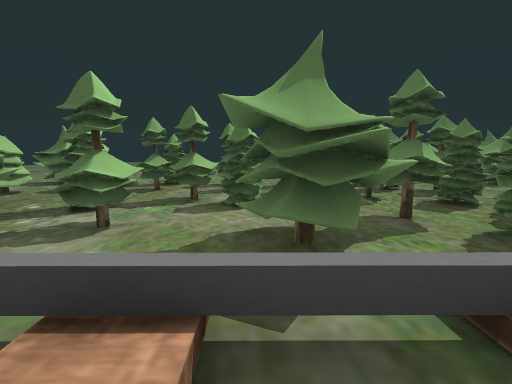
[1] (above)

17 first-person views from a walk through a 3-D level made in the Unity game engine. The camera is 1.3 m above the floor, tilts 8° down and sees 90° across. The floor is counted in squares, 1 m on a side. Each view is taken from the middle of a square. On the plan, view 1 faces up. The plan holds only what a view shows up to about 13 squares ahead; the rest is blank. The place goes on beyond the plan.

[2]
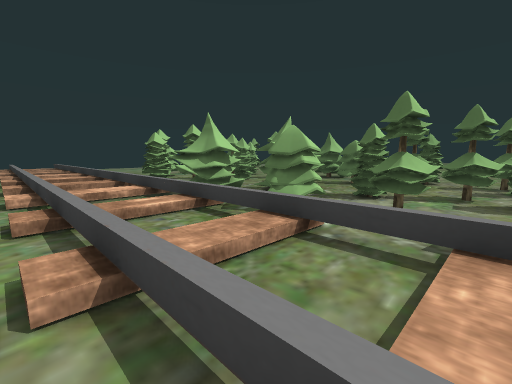

[3]
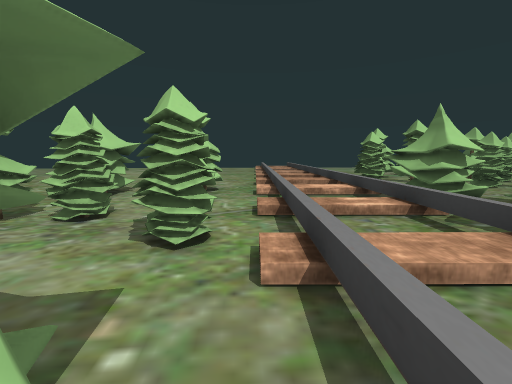

[4]
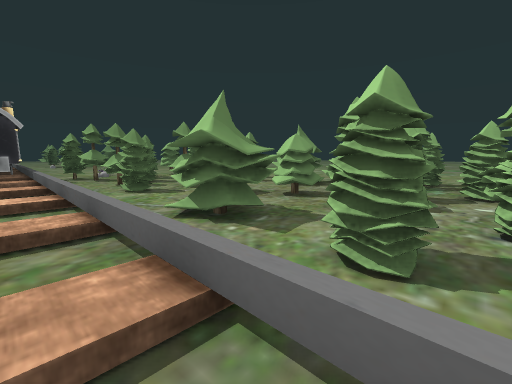

[5]
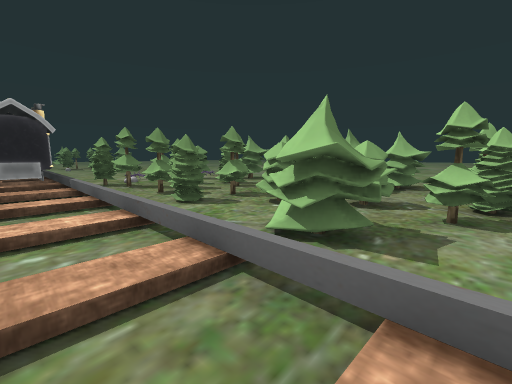

[6]
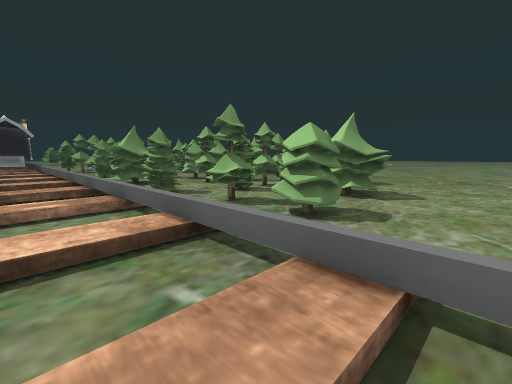

[7]
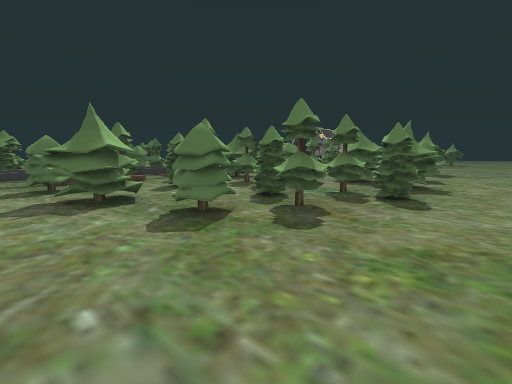

[8]
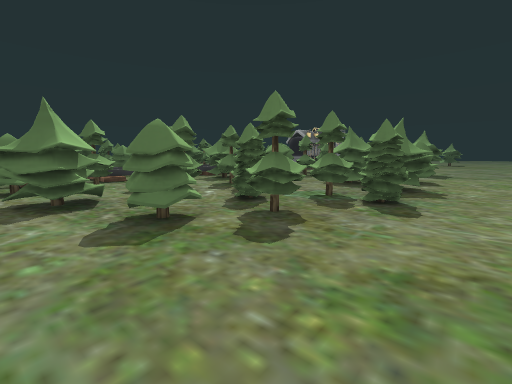

[9]
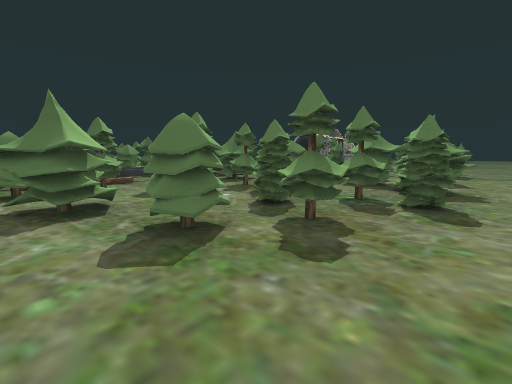

[10]
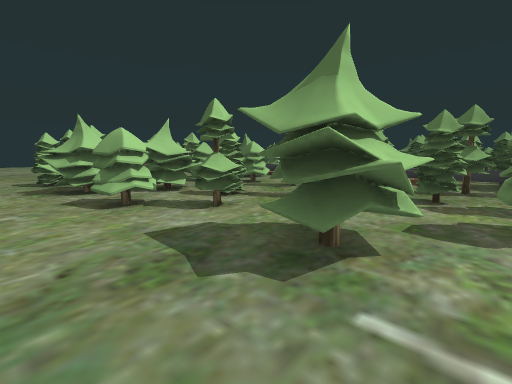

[11]
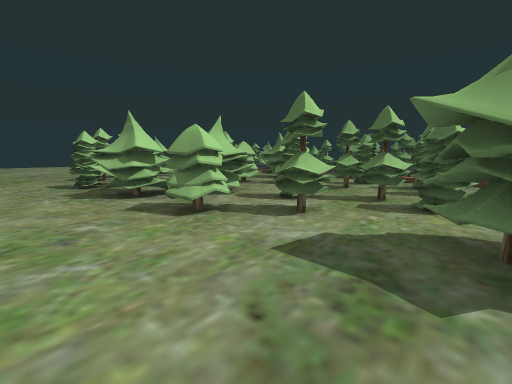

[12]
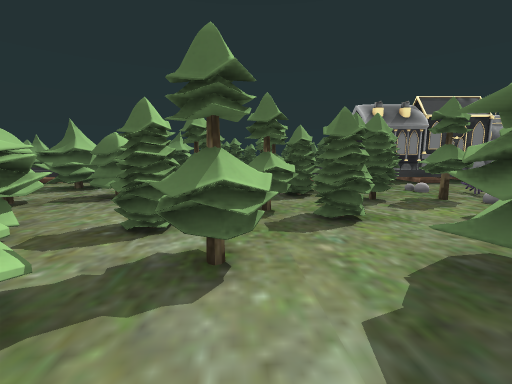

[13]
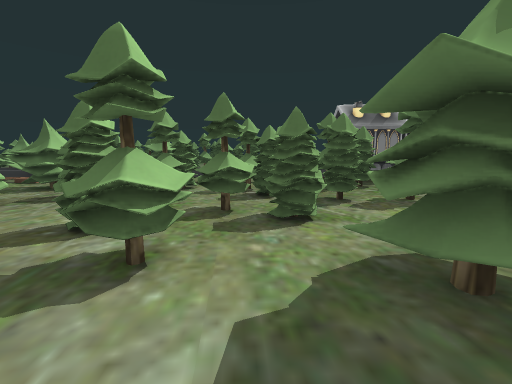

[14]
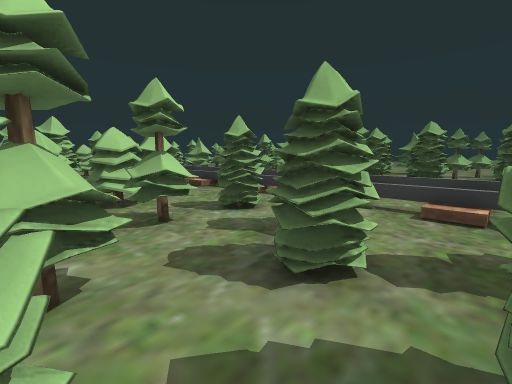

[15]
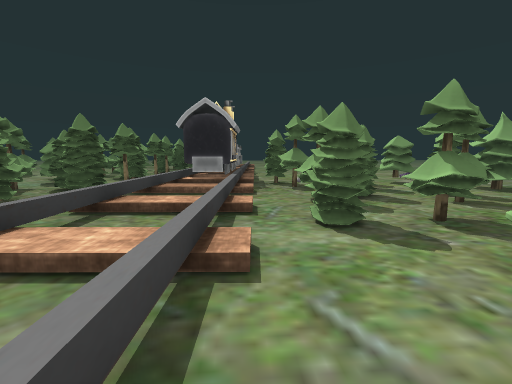

[16]
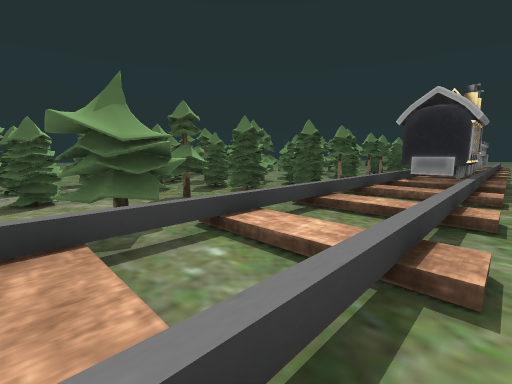

[17]
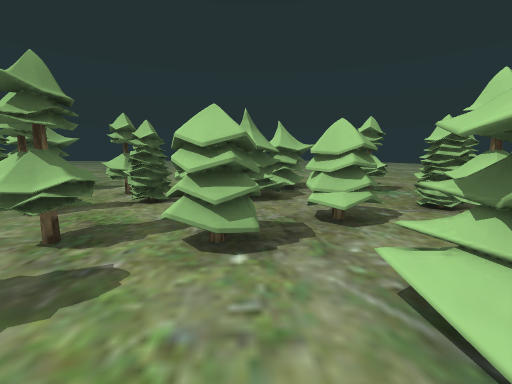

### Floor plan
Key: @ floor where view 1 was taken; # wall or solid block; . main floor; : floor 0.25 m higher than the main floor; / step, stairs or slope; = window, fence, low wall or low ledge; v drop or lower ground; O other object.
Columns run from 14 left of view 1 to 11 right of it. Each row starts with its distance up from view 1.
 13           O.         OO  O
 12     OO   .OOOO..      O  O
 11 O   .. OO.O..O..   O...  O
 10 O   ...OO.OO.OO.  .OOO...
  9 O    OO........OO ...O....
  8 O OO O......OO   OO....O.O
  7   O..   ..O.OOO. ..OO..O.O
  6     .. OOOO...O..O..OO.O
  5   OO .OO ..OO.. .OO.OO.OO
  4   OO  OO  OO..OOO.OOOO  OO
  3   OO OOO OO...OOO...OO OOO
  2  /##/##/=#/==/=#/==/==/===
  1 .:..:..:..:..:..:..:..//.#
  0 .:..:..:..:..:@.:..:..//./
 -1 //vv/vv/vv/vv/vv/vv//v//v/
 -2 ./../../../../../../..//./
 -3 ...O..O..OO.OOO...O..O..OO
 -4 ...OOOO..O..OOO...O.OO.OOO
 -5 ...O....O...OO.OO.O..OO..
 -6 ....O..OO..O...OO.OO.OOOOO
 -7 ...OOO.OO.OO.OO.....OO.OOO
 -8 ...OOO.OO.O..O......OOO..O
 -9 ....O.....OO...OO.O...O..O
-10 .....O .OO....OOO.OO......
-11 .....OO.O..O..OOO..OO.OOO.
-12 .......OO.OO.OOO. O...OOO.
-13 ........O.OO.OOO.OO....O..
-14 ...........O..O...........
-15 ..........................
-16 ........................

Where each view was taken, in squares from view 1:
view 1: 0 up, 0 right, facing up
view 2: 2 down, 1 left, facing up-left
view 3: 2 down, 1 left, facing left
view 4: 0 up, 6 left, facing down-right
view 5: 1 up, 4 left, facing down-right
view 6: 1 up, 14 left, facing down-right
view 7: 16 down, 12 left, facing up-right
view 8: 16 down, 11 left, facing up-right
view 9: 15 down, 11 left, facing up-right
view 10: 15 down, 11 right, facing up-left
view 11: 16 down, 9 right, facing up-left
view 12: 14 down, 6 right, facing up
view 13: 14 down, 7 right, facing up
view 14: 8 down, 9 right, facing up-left
view 15: 2 down, 1 left, facing right
view 16: 2 down, 1 left, facing up-right
view 17: 2 down, 1 right, facing down
